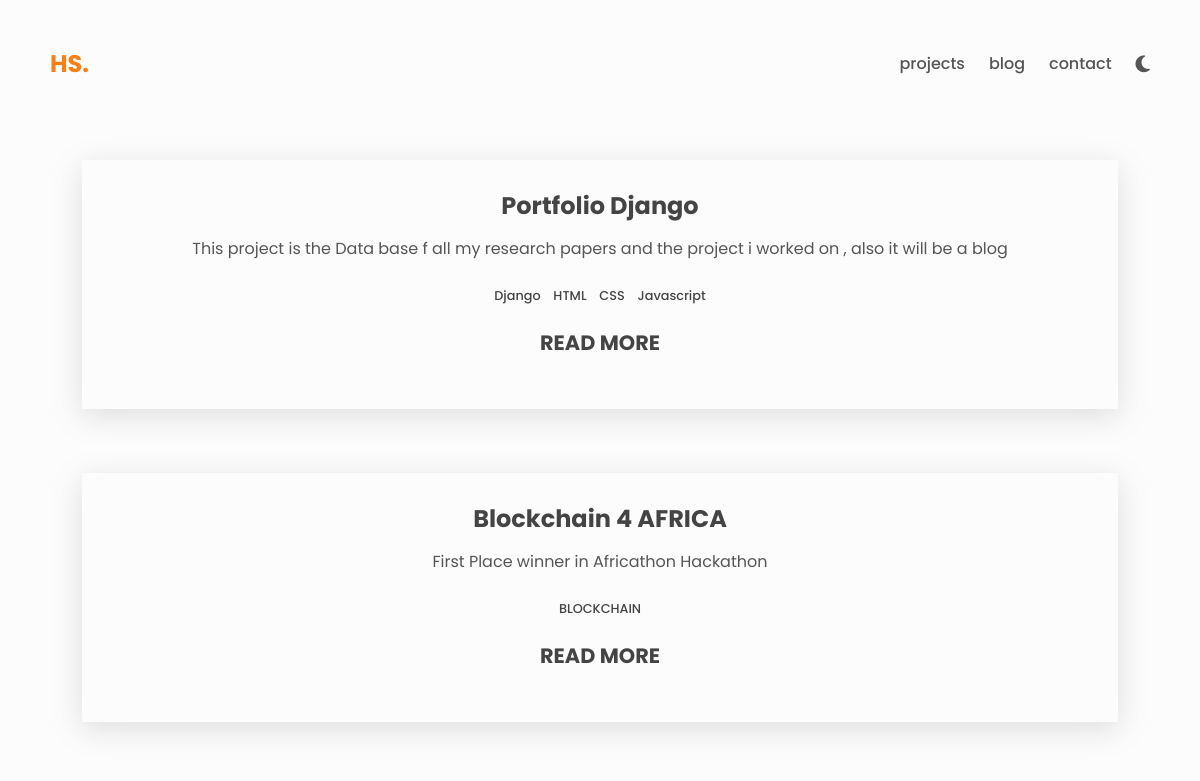
The page /projects/ on the database as committed earlier.
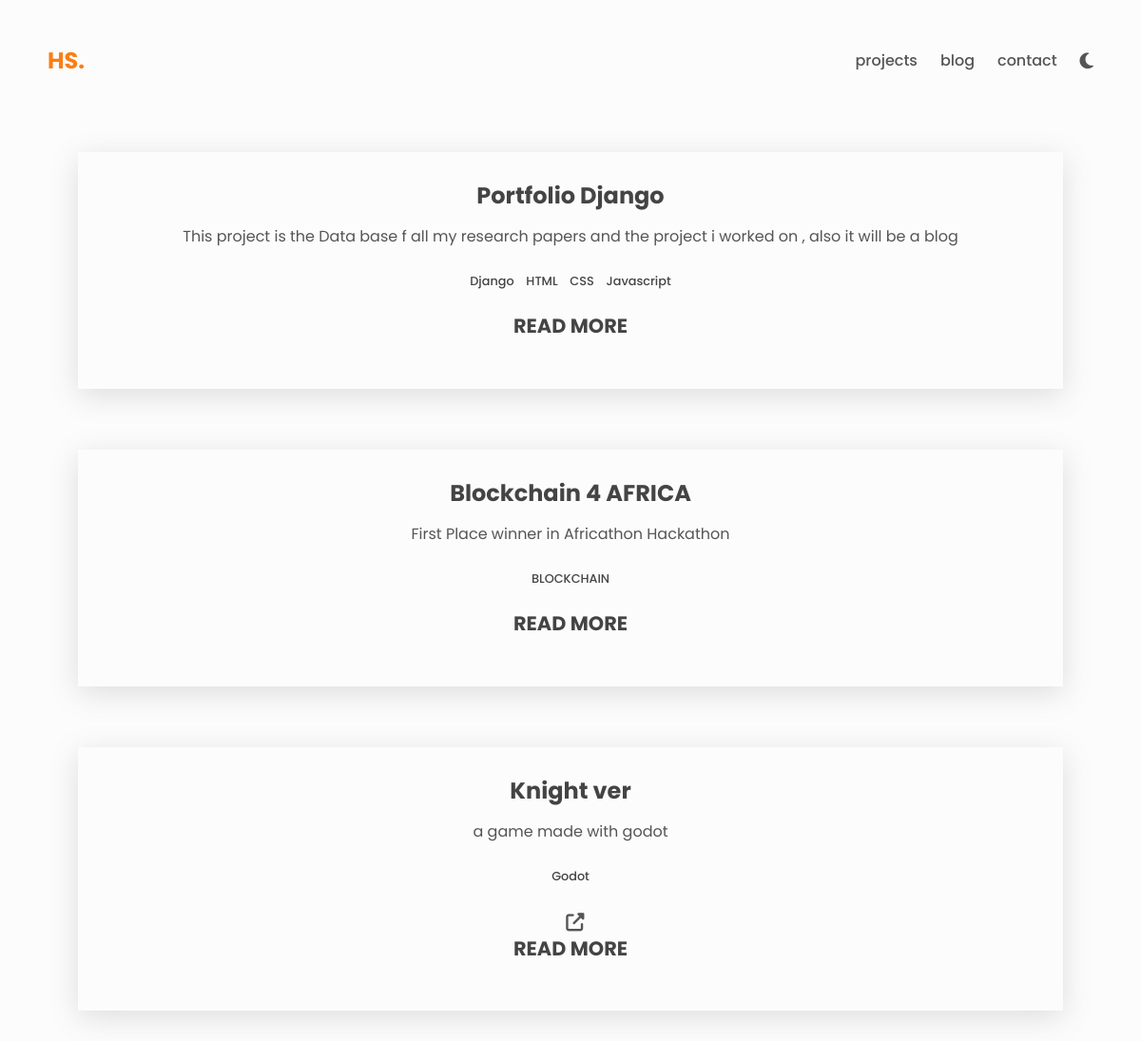
The same page on the database as committed later.
### portfolio/models.py (models this page shows, shortened)
class Project(models.Model):
    name = models.TextField()
    technologies = models.ManyToManyField(Technology)
    description = models.TextField()
    source = models.TextField(blank=True)
    live_example = models.TextField(blank=True)
    articale = models.TextField(blank=True)
    images = models.ManyToManyField(DImage)

class Technology(models.Model):
    name = models.TextField()

### blog/views.py (the view)
# urls.py: path("projects/", views.projects_page, name="projects"),
def projects_page(request):
    projects = Project.objects.all()
    return render(request, "projects.html", {"projects": projects})

### blog/templates/projects.html (shortened to what this page needs)
{% extends "base.html" %}
{% block content %}
     <div class="projects-div">
		{% for project in projects %}
    <div class="project project-projects">
            <h3>{{project.name}}</h3>
            <p class="project__description">
              {{project.description}}
            </p>
            <ul class="project__stack">
              {% for tech in project.technologies.all %}
              <li class="project__stack-item">{{tech.name}}</li>
              {% endfor %}
            </ul>
            {% if  project.live_example %}
            <a
              href="{{project.live_example}}"
              aria-label="live preview"
              class="link link--icon"
            >
              <i aria-hidden="true" class="fas fa-external-link-alt"></i>
            </a>
            {% endif %}
            <h4 class="section__title"><a href={% url 'project' project.id %}>Read More</a></h4>
          </div>
        {% endfor %}
       </div>
{% endblock content %}

Rows that differ between the two databases and show on the page:
added Project: name "Knight ver", description "a game made with godot"
added Technology: name "Godot", shown under "Knight ver"
